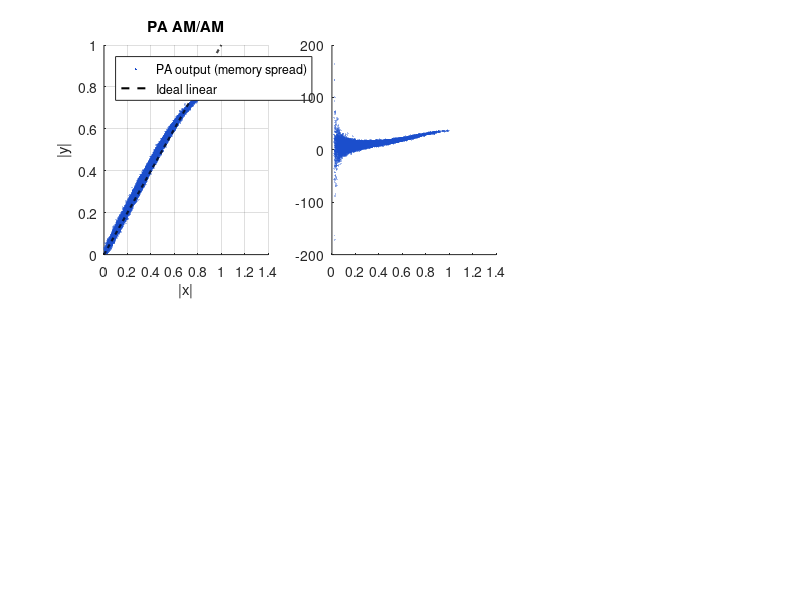

MATLAB code for this plot: (Note: this script raises an error after producing the figure.)
% IterativeDPD.m — ILC-DPD (Iterative Learning Control Digital Predistortion)
%
% ==========================================================================
% Algorithm Overview
% ==========================================================================
%
% Model-free, sample-by-sample waveform predistortion.
% No basis functions, no WLS, no model coefficients.
%
% ILC-DPD (Chani-Cahuana et al., IEEE MTT 2016; Schoukens et al., 2017):
%   We want PA(p) = y_d, where y_d is the desired linear output.
%   Since PA^{-1} is unknown, we iterate (multiplicative form):
%
%     p_0 = x                                  (start with original signal)
%     For iteration k = 1,2,...:
%       y_k   = PA(p_k) + noise                (measure PA output)
%       y_avg = average over N_avg captures     (I/Q averaging to denoise)
%       y_d(n) = min(G*|x(n)|, Psat) * e^{j*angle(x(n))}  (target output)
%       p_{k+1}(n) = p_k(n) * y_d(n) / y_avg(n)           (complex ratio)
%       clip |p_{k+1}| <= r_drive_max           (prevent PA overdrive)
%
% ==========================================================================
% PA Model Selection
% ==========================================================================
%
% 'memoryless' — Rapp AM/AM + AM/PM (output depends only on current input)
%   PA(x(n)) = f(|x(n)|) * x(n)
%
% 'memory' — Wiener model: FIR filter → memoryless Rapp
%   x → [h0, h1, h2, h3] → x_filtered → Rapp AM/AM+AM/PM → y
%   Output y(n) depends on x(n), x(n-1), x(n-2), x(n-3)
%   The FIR filter models bandwidth limitation / electrical memory
%   before the nonlinear transistor (standard PA modeling approach).
%   Memory causes AM/AM to "spread" — same |x| gives different |y|
%   depending on signal history.
%
% ==========================================================================
% SNR Handling
% ==========================================================================
%
% I/Q averaging: average N_avg noisy captures per iteration.
% Reduces noise by sqrt(N_avg). Essential for sample-by-sample DPD
% (no model to smooth). Learning rate mu < 1 adds further stability.
%
% ==========================================================================

clear; clc; close all;
rng(42);

%% ========== USER CONFIG ==========
pa_mode = 'memory';     % <<< 'memoryless' or 'memory'
% ==================================

%% 1. Load waveform
load('RefX.mat');
x = RefX;
r = abs(x);
N = length(x);
fprintf('Signal: N=%d  max|x|=%.4f\n', N, max(r));

%% 2. PA models

% ---- Memoryless PA: Rapp AM/AM + AM/PM ----
G_pa   = 1.0;
A_sat  = 0.85;    p_rapp = 2.5;
phi1   = 22;      phi2   = 18;
r1     = 0.70;    r2     = 0.82;

amam     = @(rv) G_pa*rv ./ (1 + (rv/A_sat).^(2*p_rapp)).^(1/(2*p_rapp));
ampm_rad = @(rv) (phi1*rv.^2./(r1^2+rv.^2) + phi2*rv.^6./(r2^6+rv.^6)) * (pi/180);
pa_memoryless = @(xv) amam(abs(xv)) ./ max(abs(xv),1e-12) .* xv ...
                      .* exp(1j*ampm_rad(abs(xv)));

% ---- Memory PA: Wiener model (FIR → memoryless PA) ----
%
% FIR taps: h = [1.0, h1, h2, h3]
%   h1, h2, h3 are small complex coefficients (~5-10% of main tap)
%   They introduce inter-sample coupling (memory).
%   Complex phases model group delay / dispersion.
%
% Physical meaning:
%   h(0) = 1.0            : main signal path (dominant)
%   h(1) = 0.15*e^{j0.5}  : 1-sample delayed echo (~15%, electrical memory)
%   h(2) = -0.10*e^{-j0.3}: 2-sample echo (~10%, impedance mismatch reflection)
%   h(3) = 0.05*e^{j0.7}  : 3-sample echo (~5%, thermal memory tail)

h_mem = [1.0; 0.15*exp(1j*0.5); -0.10*exp(-1j*0.3); 0.05*exp(1j*0.7)];
pa_memory = @(xv) pa_memoryless(filter(h_mem, 1, xv));

% ---- Select PA model ----
switch pa_mode
    case 'memoryless'
        pa_model = pa_memoryless;
        n_iter   = 20;
        fprintf('PA mode: MEMORYLESS (Rapp AM/AM + AM/PM)\n');
    case 'memory'
        pa_model = pa_memory;
        n_iter   = 30;    % memory needs more iterations
        fprintf('PA mode: MEMORY (Wiener: FIR[%d taps] -> Rapp)\n', length(h_mem));
        fprintf('  FIR taps: ');
        for i = 1:length(h_mem)
            fprintf('h(%d)=%.3f%+.3fj  ', i-1, real(h_mem(i)), imag(h_mem(i)));
        end
        fprintf('\n');
    otherwise
        error('Unknown pa_mode: %s (use ''memoryless'' or ''memory'')', pa_mode);
end

%% 3. AWGN noise model
SNR_dB    = 30;
sig_pow   = mean(abs(x).^2);
noise_std = sqrt(sig_pow / 10^(SNR_dB/10) / 2);
add_noise = @(y) y + noise_std * (randn(size(y)) + 1j*randn(size(y)));
fprintf('Noise: SNR=%d dB  noise_std=%.4e\n', SNR_dB, noise_std);

%% 4. Psat probe
%
% Drive the PA at r_cap and observe max output.
% For memory PA, the filter slightly changes effective drive,
% but main tap = 1.0 so the difference is small.

G_target = 1.0;
r_cap    = 1.8;
r_fine   = linspace(0, r_cap, 100000)';
x_probe  = (r_cap ./ max(r, 1e-12)) .* x;

Psat       = max(abs(pa_model(x_probe))) * 0.99;
[~, idx]   = min(abs(amam(r_fine) - Psat));
r_drive_max = r_fine(idx);
fprintf('Psat=%.4f  r_drive_max=%.4f\n', Psat, r_drive_max);

%% 5. Iterative Direct DPD

mu    = 0.8;
N_avg = 8;

fprintf('\n=== Iterative Direct DPD ===\n');
fprintf('Config: %d iters, mu=%.2f, N_avg=%d, SNR=%d dB\n', n_iter, mu, N_avg, SNR_dB);

P = x;
mse_log = zeros(1, n_iter+1);

% Baseline: PA without DPD
Y_pa_only  = pa_model(x);
mse_no_dpd = mean(abs(Y_pa_only - G_target*x).^2);
fprintf('No DPD        MSE = %.3e\n', mse_no_dpd);

mse_log(1) = mse_no_dpd;
fprintf('Iter  0       MSE = %.3e\n', mse_log(1));

Psat_cur = Psat;
for k = 1:n_iter
    % (a) I/Q averaged capture
    M_avg = zeros(N, 1);
    for j = 1:N_avg
        M_avg = M_avg + add_noise(pa_model(P));
    end
    M_avg = M_avg / N_avg;

    % Update Psat from observation
    Psat_cur = max(Psat_cur, max(abs(M_avg)) * 0.99);

    % (b) Target: linear up to Psat, hard-clip beyond
    r_tgt = min(G_target * r, Psat_cur);
    T     = r_tgt ./ max(r, 1e-12) .* x;

    % (c) Complex ratio correction: corr = T / M_avg
    corr = T ./ max(abs(M_avg), 1e-12) .* exp(-1j*angle(M_avg));
    P    = P .* ((1 - mu) + mu * corr);

    % (d) Clamp to r_drive_max
    P = P .* min(1, r_drive_max ./ max(abs(P), 1e-12));

    % (e) Evaluate MSE (noise-free)
    Y_check      = pa_model(P);
    mse_log(k+1) = mean(abs(Y_check - G_target*x).^2);
    fprintf('Iter %2d       MSE = %.3e\n', k, mse_log(k+1));
end

P_final = P;
Y_dpd   = pa_model(P_final);

%% 6. Summary
fprintf('\n=== Summary ===\n');
fprintf('PA mode:     %s\n', pa_mode);
fprintf('No-DPD MSE = %.3e\n', mse_no_dpd);
fprintf('DPD    MSE = %.3e\n', mse_log(end));
fprintf('Improvement: %.1f dB\n', 10*log10(mse_no_dpd / mse_log(end)));

%% 7. Visualization

r_ax = linspace(0, 1, 500)';

% Sort data by input amplitude for cleaner plots
[r_sorted, sort_idx] = sort(r);
Y_dpd_sorted     = Y_dpd(sort_idx);
Y_pa_only_sorted = Y_pa_only(sort_idx);
P_sorted         = P_final(sort_idx);
x_sorted         = x(sort_idx);

hardclip_ax = min(G_target * r_ax, Psat);

scr = get(0, 'ScreenSize');
fig = figure('Position', scr, 'Name', sprintf('ILC-DPD — %s PA', pa_mode));
set(fig, 'WindowState', 'maximized');

% ---- (1) PA AM/AM ----
subplot(2,3,1);
if strcmp(pa_mode, 'memoryless')
    plot(r_ax, amam(r_ax), 'b-', 'LineWidth', 2.0); hold on;
else
    scatter(r_sorted, abs(Y_pa_only_sorted), 2, [0.1 0.3 0.8], ...
            'filled', 'MarkerFaceAlpha', 0.35); hold on;
end
plot(r_ax, G_target*r_ax, 'k--', 'LineWidth', 1.5);
xlabel('|x|'); ylabel('|y|');
title('PA AM/AM'); grid on;
if strcmp(pa_mode, 'memory')
    legend('PA output (memory spread)','Ideal linear','Location','northwest');
else
    legend('PA output','Ideal linear','Location','northwest');
end

% ---- (2) PA AM/PM ----
subplot(2,3,2);
if strcmp(pa_mode, 'memoryless')
    plot(r_ax, ampm_rad(r_ax)*180/pi, 'b-', 'LineWidth', 2.0); hold on;
else
    pa_phase = angle(Y_pa_only_sorted .* conj(x_sorted)) * 180/pi;
    pa_phase(r_sorted < 0.02) = NaN;
    scatter(r_sorted, pa_phase, 2, [0.1 0.3 0.8], ...
            'filled', 'MarkerFaceAlpha', 0.35); hold on;
end
yline(0, 'k--', 'LineWidth', 1.0);
xlabel('|x|'); ylabel('Phase (deg)');
title('PA AM/PM'); grid on;

% ---- (3) DPD+PA AM/AM ----
subplot(2,3,3);
scatter(r_sorted, abs(Y_pa_only_sorted), 2, [0.1 0.3 0.8], ...
        'filled', 'MarkerFaceAlpha', 0.20); hold on;
scatter(r_sorted, abs(Y_dpd_sorted), 2, [0.85 0.1 0.1], ...
        'filled', 'MarkerFaceAlpha', 0.40);
plot(r_ax, G_target*r_ax,   'k--', 'LineWidth', 1.5);
plot(r_ax, hardclip_ax,     'm:',  'LineWidth', 2.0);
legend('PA only','DPD+PA','Ideal linear','Hard-clip','Location','northwest');
xlabel('|x|'); ylabel('|Y|');
title('DPD+PA  AM/AM'); grid on;

% ---- (4) DPD+PA AM/PM ----
phase_dpd     = angle(Y_dpd_sorted .* conj(x_sorted)) * 180/pi;
phase_pa_only = angle(Y_pa_only_sorted .* conj(x_sorted)) * 180/pi;
phase_dpd(r_sorted < 0.02)     = NaN;
phase_pa_only(r_sorted < 0.02) = NaN;

subplot(2,3,4);
scatter(r_sorted, phase_pa_only, 2, [0.1 0.3 0.8], ...
        'filled', 'MarkerFaceAlpha', 0.20); hold on;
scatter(r_sorted, phase_dpd, 2, [0.85 0.1 0.1], ...
        'filled', 'MarkerFaceAlpha', 0.40);
yline(0, 'k--', 'LineWidth', 1.5);
legend('PA only','DPD+PA','Ideal (0 deg)');
xlabel('|x|'); ylabel('Phase (deg)');
title('DPD+PA  AM/PM  (residual)'); grid on;

% ---- (5) Convergence ----
subplot(2,3,5);
semilogy(0:n_iter, mse_log, 'ko-', 'MarkerFaceColor','k', 'LineWidth', 1.5); hold on;
yline(mse_no_dpd, 'b--', 'LineWidth', 1.0);
xlabel('Iteration'); ylabel('MSE');
title('Convergence'); grid on;
legend('DPD MSE','No-DPD MSE','Location','northeast');

% ---- (6) DPD gain & phase ----
dpd_gain  = abs(P_sorted) ./ max(r_sorted, 1e-12);
dpd_phase = angle(P_sorted .* conj(x_sorted)) * 180/pi;
dpd_gain(r_sorted < 0.02)  = NaN;
dpd_phase(r_sorted < 0.02) = NaN;

subplot(2,3,6);
yyaxis left;
scatter(r_sorted, dpd_gain, 2, [0.0 0.5 0.0], 'filled', 'MarkerFaceAlpha', 0.35);
ylabel('|G_{DPD}|  (gain)');
ylim([0.8 max(dpd_gain(~isnan(dpd_gain)))*1.1]);
yyaxis right;
scatter(r_sorted, dpd_phase, 2, [0.7 0.3 0.0], 'filled', 'MarkerFaceAlpha', 0.35);
ylabel('Phase (deg)');
xlabel('|x|');
title('DPD: gain & phase vs amplitude'); grid on;

sgtitle(sprintf(['ILC-DPD  |  PA: %s  |  ' ...
    '%d iters, \\mu=%.2f, N_{avg}=%d, SNR=%d dB  |  ' ...
    'MSE: %.2e \\rightarrow %.2e  (%.1f dB)'], ...
    pa_mode, n_iter, mu, N_avg, SNR_dB, mse_no_dpd, mse_log(end), ...
    10*log10(mse_no_dpd/mse_log(end))));

saveas(gcf, sprintf('IterativeDPD_%s.png', pa_mode));
fprintf('Saved -> IterativeDPD_%s.png\n', pa_mode);
